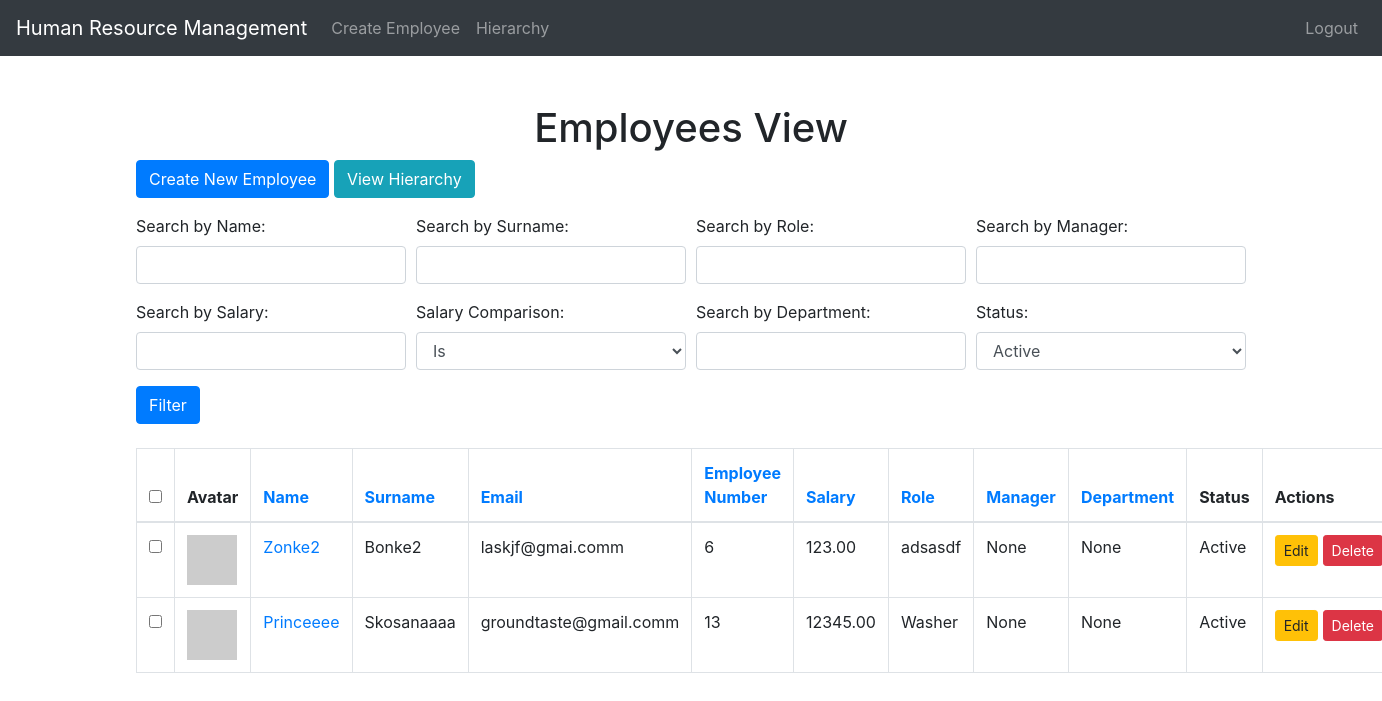
Screenshot of /employees/ (signed in) with the database file from the repository.
### employees/models.py (models this page shows, shortened)
class Employee(models.Model):
    GENDER_CHOICES = (
        ('M', 'Male'),
        ('F', 'Female'),
        ('O', 'Other'),
    )
    name = models.CharField(max_length=100)
    surname = models.CharField(max_length=100)
    email = models.EmailField(unique=True)
    birth_date = models.DateField()
    employee_number = models.IntegerField(unique=True)
    salary = models.DecimalField(max_digits=10, decimal_places=2)
    role = models.CharField(max_length=100)
    manager = models.ForeignKey('self', on_delete=models.SET_NULL, null=True, blank=True, related_name='subordinates')
    gender = models.CharField(max_length=1, choices=GENDER_CHOICES, default='O')
    department = models.ForeignKey(Department, on_delete=models.SET_NULL, null=True, blank=True)  # Added here
    is_active = models.BooleanField(default=True)
    def get_gravatar_url(self):
        email = self.email.strip().lower()
        gravatar_hash = hashlib.sha256(email.encode('utf-8')).hexdigest()
        return f"https://www.gravatar.com/avatar/{gravatar_hash}"
    class Meta:
        ordering = ['surname', 'name']

### employees/views.py (the view, shortened to what this page needs)
# urls.py: path('', views.employee_list, name='employee_list'),
@login_required
def employee_list(request):
    employees = Employee.objects.all()
    sort_by = request.GET.get('sort_by', 'surname')
    employees = employees.order_by(sort_by)
    search_name = request.GET.get('search_name', '')
    search_surname = request.GET.get('search_surname', '')
    search_employee_number = request.GET.get('search_employee_number', '')
    search_salary = request.GET.get('search_salary', '')
    salary_filter = request.GET.get('salary_filter', '')
    search_role = request.GET.get('search_role', '')
    search_manager = request.GET.get('search_manager', '')
    search_department = request.GET.get('search_department', '')
    status_filter = request.GET.get('status_filter', 'active')
    if status_filter == 'active':
        employees = employees.filter(is_active=True)
    elif status_filter == 'inactive':
        employees = employees.filter(is_active=False)
    if search_department:
        employees = employees.filter(department__name__icontains=search_department)
    if search_name:
        employees = employees.filter(name__icontains=search_name)
    if search_surname:
        employees = employees.filter(surname__icontains=search_surname)
    if search_employee_number:
        employees = employees.filter(employee_number__icontains=search_employee_number)
    if search_role:
        employees = employees.filter(role__icontains=search_role)
    if search_manager:
        employees = employees.filter(manager__name__icontains=search_manager)
    return render(request, 'employees/employee_list.html', {
        'employees': employees,
        'search_department': search_department,
        'search_name': search_name,
        'search_surname': search_surname,
        'search_employee_number': search_employee_number,
        'search_salary': search_salary,
        'salary_filter': salary_filter,
        'search_role': search_role,
        'search_manager': search_manager,
        'sort_by': sort_by,
        'status_filter': status_filter,
    })

### employees/templates/employees/employee_list.html (shortened to what this page needs)
<!DOCTYPE html>
<html lang="en">
<head>
    <link rel="stylesheet" href="https://maxcdn.bootstrapcdn.com/bootstrap/4.5.2/css/bootstrap.min.css">
</head>
<body>
<nav class="navbar navbar-expand-lg navbar-dark bg-dark">
    <a class="navbar-brand" href="{% url 'employee_list' %}">Human Resource Management</a>
    <div class="collapse navbar-collapse" id="navbarNav">
        <ul class="navbar-nav">
            <li class="nav-item">
                <a class="nav-link" href="{% url 'create_employee' %}">Create Employee</a>
            </li>
            <li class="nav-item">
                <a class="nav-link" href="{% url 'employee_hierarchy' %}">Hierarchy</a>
            </li>
        </ul>
        <ul class="navbar-nav ml-auto">
            <li class="nav-item">
                <a class="nav-link" href="{% url 'logout' %}">Logout</a>
            </li>
        </ul>
    </div>
</nav>
<div class="container mt-5">
    <h1 class="text-center">Employees View</h1>
    <a href="{% url 'create_employee' %}" class="btn btn-primary mb-3">Create New Employee</a>
    <a href="{% url 'employee_hierarchy' %}" class="btn btn-info mb-3">View Hierarchy</a>
    <form method="get" class="mb-4">
        <div class="form-row">
            <div class="form-group col-md-3">
                <label for="search_name">Search by Name:</label>
                <input type="text" class="form-control" name="search_name" value="{{ search_name }}">
            </div>
            <div class="form-group col-md-3">
                <label for="search_surname">Search by Surname:</label>
                <input type="text" class="form-control" name="search_surname" value="{{ search_surname }}">
            </div>
            <div class="form-group col-md-3">
                <label for="search_role">Search by Role:</label>
                <input type="text" class="form-control" name="search_role" value="{{ search_role }}">
            </div>
            <div class="form-group col-md-3">
                <label for="search_manager">Search by Manager:</label>
                <input type="text" class="form-control" name="search_manager" value="{{ search_manager }}">
            </div>
        </div>
        <div class="form-row">
            <div class="form-group col-md-3">
                <label for="search_salary">Search by Salary:</label>
                <input type="number" class="form-control" name="search_salary" value="{{ search_salary }}">
            </div>
            <div class="form-group col-md-3">
                <label for="salary_filter">Salary Comparison:</label>
                <select class="form-control" name="salary_filter">
                    <option value="" {% if not salary_filter %}selected{% endif %}>Is</option>
                </select>
            </div>
            <div class="form-group col-md-3">
                <label for="search_department">Search by Department:</label>
                <input type="text" class="form-control" name="search_department" value="{{ search_department }}">
            </div>
            <div class="form-group col-md-3">
                <label for="status_filter">Status:</label>
                <select class="form-control" name="status_filter">
                    <option value="active" {% if status_filter == 'active' %}selected{% endif %}>Active</option>
                </select>
            </div>
        </div>
        <button type="submit" class="btn btn-primary">Filter</button>
    </form>
    <table class="table table-bordered">
        <thead>
            <tr>
                <th><input type="checkbox" id="select-all"></th>
                <th>Avatar</th>
                <th><a href="?sort_by=name">Name</a></th>
                <th><a href="?sort_by=surname">Surname</a></th>
                <th><a href="?sort_by=email">Email</a></th>
                <th><a href="?sort_by=employee_number">Employee Number</a></th>
                <th><a href="?sort_by=salary">Salary</a></th>
                <th><a href="?sort_by=role">Role</a></th>
                <th><a href="?sort_by=manager">Manager</a></th>
                <th><a href="?sort_by=department__name">Department</a></th>
                <th>Status</th>
                <th>Actions</th>
            </tr>
        </thead>
        <form id="bulk-delete-form" method="post" action="{% url 'bulk_delete_employees' %}">
            <tbody>
                {% for employee in employees %}
                <tr>
                    <td><input type="checkbox" name="employee_ids" value="{{ employee.id }}"></td>
                    <td><img src="{{ employee.get_gravatar_url }}" alt="Gravatar" class="img-fluid" width="50" height="50"></td>
                    <td><a href="{% url 'employee_detail' employee.pk %}">{{ employee.name }}</a></td>
                    <td>{{ employee.surname }}</td>
                    <td>{{ employee.email }}</td>
                    <td>{{ employee.employee_number }}</td>
                    <td>{{ employee.salary }}</td>
                    <td>{{ employee.role }}</td>
                    <td>{% if employee.manager %}{{ employee.manager.name }}{% else %}None{% endif %}</td>
                    <td>{% if employee.department %}{{ employee.department.name }}{% else %}None{% endif %}</td>
                    <td>{% if employee.is_active %}Active{% else %}Inactive{% endif %}</td>
                    <td class="actions-cell">
                        <div class="actions-btn-group">
                            <a href="{% url 'edit_employee' employee.pk %}" class="btn btn-warning btn-sm">Edit</a>
                            <a href="{% url 'delete_employee' employee.pk %}" class="btn btn-danger btn-sm">Delete</a>
                        </div>
                    </td>
                </tr>
                {% endfor %}
            </tbody>
        </form>
    </table>
</div>
</body>
</html>

### employees/templates/employees/employee_list.html (style rules this page uses)
.actions-btn-group .btn { margin-right: 5px; }
.actions-btn-group { display: flex; flex-wrap: nowrap; justify-content: flex-start; }
td.actions-cell { white-space: nowrap; min-width: 200px; }

### rows the page displays
Employee: name "Zonke2", surname "Bonke2", email "laskjf@gmai.comm", employee_number "6", salary "123.00", role "adsasdf", shows "None", is_active "Active"
Employee: name "Princeeee", surname "Skosanaaaa", email "groundtaste@gmail.comm", employee_number "13", salary "12345.00", role "Washer", shows "None", is_active "Active"
